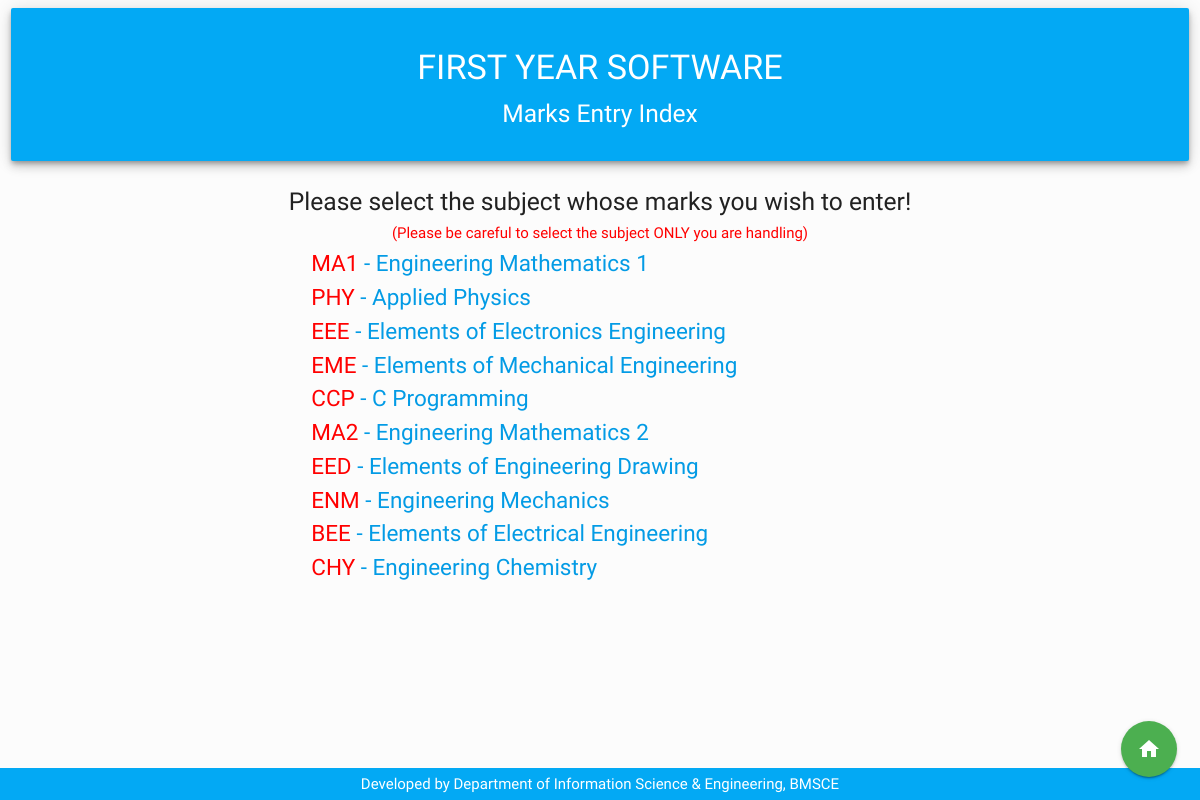
Screenshot of /marks_entry_gen.php with the database file from the repository.
### tables this page shows
CREATE TABLE `subs` (
  `slno` int(11) NOT NULL,
  `sub_name` varchar(100) NOT NULL,
  `sub_code` varchar(12) NOT NULL,
  `abr` varchar(3) NOT NULL,
  `credits` int(2) NOT NULL
);

### marks_entry_gen.php (the view, shortened to what this page needs)
<?php
  include ("php/connection.php");
  $sql = "SELECT * FROM subs;";
  $res = mysqli_query($conn, $sql);
?>
<!DOCTYPE html>
<html>
  <head>
    <link href="css/materialize.min.css" type="text/css" rel="stylesheet" media="screen,projection"/>
  </head>
  <body>
    <div class="row">
      <div class="col s12 m12">
        <div id="h" class="card light-blue z-depth-3">
          <div class="card-content white-text center">
            <h4>FIRST YEAR SOFTWARE</h4>
            <h5>Marks Entry Index</h5>
          </div>
        </div>
      </div>
      <div class="col s12 m12 center">
        <h5>Please select the subject whose marks you wish to enter!</h5>
        <h6 style='color:red'>(Please be careful to select the subject ONLY you are handling)</h6>
      </div>
      <div class="col s6 offset-s3 m6 offset-m3">
        <?php
          while($row = mysqli_fetch_array($res, MYSQLI_ASSOC))
          {
            echo '<a class="waves-effect waves-light modal-trigger" href="#modal_'.$row['abr'].'"><span style="font-size:150%;color:red">'.$row['abr'].'</span><span style="font-size:150%"> - '.$row['sub_name'].'</span><a><br>';
          }
        ?>
      </div>
    </div>
    <footer class="light-blue center white-text">
      <div class="container" style="margin-bottom:5px;margin-top:5px;">
        Developed by Department of Information Science & Engineering, BMSCE
      </div>
    </footer>
    <div class="fixed-action-btn">
      <a href="dir_to_index.php" class="btn-floating btn-large green">
        <i class="large material-icons">home</i>
      </a>
    </div>
    <br><br><br>
  </body>
</html>

### marks_entry_gen.php (style rules this page uses)
body { font-family: R; background: rgba(252,252,252,1); }
footer { position: fixed; bottom: 0; width: 100vw; }

### rows the page displays
subs: abr "MA1", sub_name "Engineering Mathematics 1"
subs: abr "PHY", sub_name "Applied Physics"
subs: abr "EEE", sub_name "Elements of Electronics Engineering"
subs: abr "EME", sub_name "Elements of Mechanical Engineering"
subs: abr "CCP", sub_name "C Programming"
subs: abr "MA2", sub_name "Engineering Mathematics 2"
subs: abr "EED", sub_name "Elements of Engineering Drawing"
subs: abr "ENM", sub_name "Engineering Mechanics"
subs: abr "BEE", sub_name "Elements of Electrical Engineering"
subs: abr "CHY", sub_name "Engineering Chemistry"
